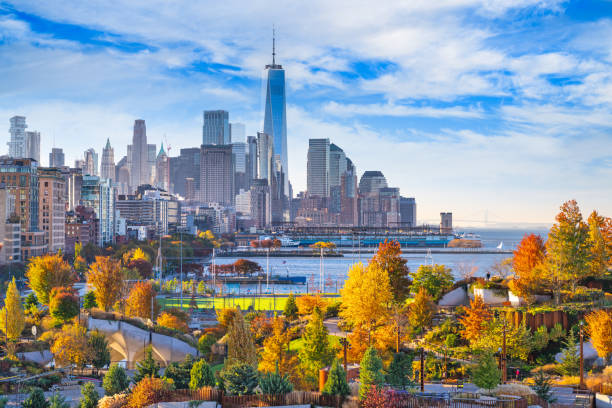
#> input picture NewYork.jpg, 612 x 408 px
$ python basic.py
#> lines starting #> are read from the running program, lines starting #| are printed output that depends on the picture; after the words box and inside, x2 and y2 are one past the last pixel; in counts of white or black regions, pixels touching at a corner belong together
import cv2 as cv

img = cv.imread("NewYork.jpg")
#> img is the input picture: shape (408, 612, 3); mean B, G, R 153.3, 149.1, 140.7
cv.imshow('NewYork', img)


#Coverting to grayscale
gray = cv.cvtColor(img, cv.COLOR_BGR2GRAY)
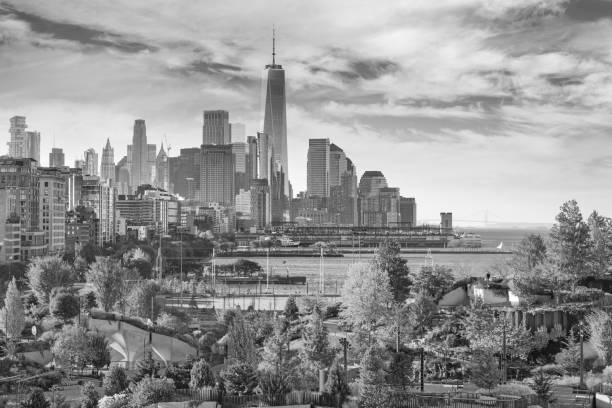
#> gray: shape (408, 612); min 2, max 255, mean 147.1
cv.imshow('Gray', gray)


#Blurring an image
blur = cv.GaussianBlur(img, (7,7), cv.BORDER_DEFAULT)
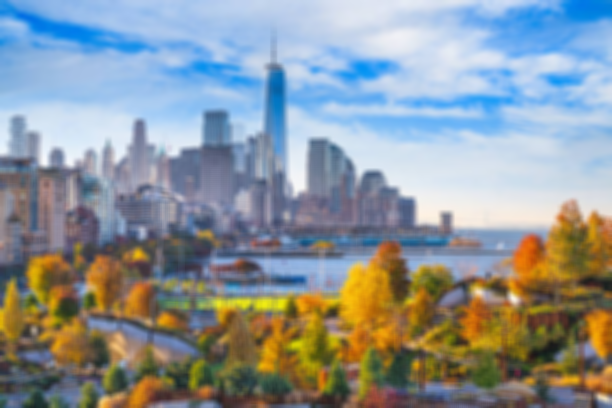
#> blur: shape (408, 612, 3); mean B, G, R 153.3, 149.1, 140.7
cv.imshow('Blur', blur)

#Edge Cascade
canny = cv.Canny(img, 125, 175)
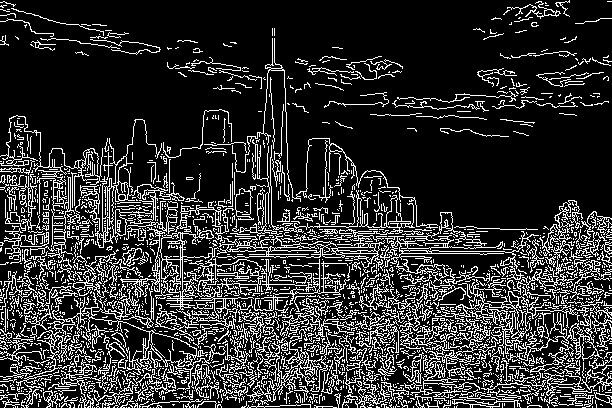
#> canny: shape (408, 612); 18.9% white in thin lines or dots
cv.imshow('Canny Edges', canny)

#Dilating the image
dilated = cv.dilate(canny, (7,7), iterations=3)
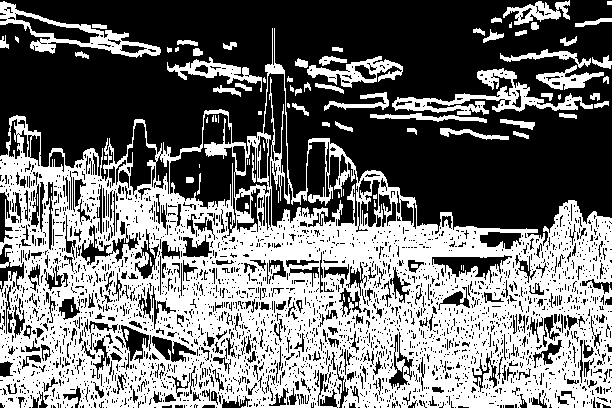
#> dilated: shape (408, 612); 45.1% white; 94 white regions (42 under 20 px), largest, box (x1, y1, x2, y2) and area: (0, 28, 612, 408) 99427, (392, 68, 593, 115) 2531, (0, 1, 161, 58) 2079
cv.imshow('Dilated', dilated)

#Eroding the image
eroded = cv.erode(dilated, (7,7), iterations=3)
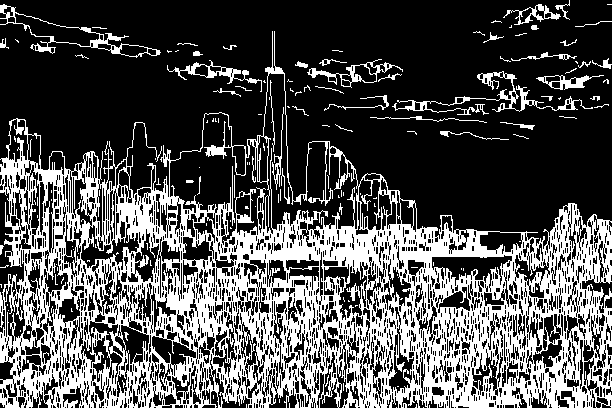
#> eroded: shape (408, 612); 31.5% white; 183 white regions (137 under 20 px), largest, box (x1, y1, x2, y2) and area: (0, 31, 612, 408) 72070, (392, 71, 593, 115) 1178, (0, 4, 161, 58) 894
cv.imshow('Eroded', eroded)

#Resizing the image
resized = cv.resize(img, (500, 500), interpolation=cv.INTER_CUBIC)
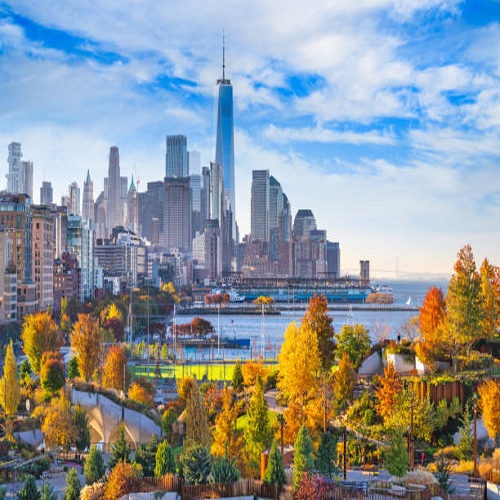
#> resized: shape (500, 500, 3); mean B, G, R 153.4, 149.1, 140.7
cv.imshow('Resized', resized)

#Cropping the image
cropped = img[50:200, 200:400]
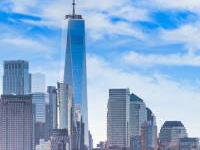
#> cropped: shape (150, 200, 3); mean B, G, R 208.6, 172.2, 138.4
cv.imshow('Cropped', cropped)
cv.waitKey(0)
cv.destroyAllWindows()

$ run again, with 1.jpg copied over NewYork.jpg
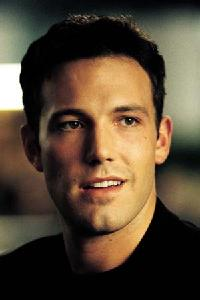
#> input picture 1.jpg, 200 x 300 px
#> img is the input picture: shape (300, 200, 3); mean B, G, R 52.4, 70.4, 85.8
#> `canny = cv.Canny(img, 125, 175)`:
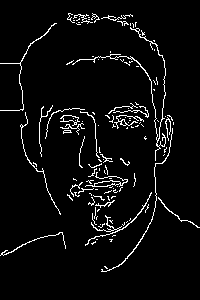
#> canny: shape (300, 200); 4.7% white in thin lines or dots, all inside (x1, y1, x2, y2) = (0, 13, 200, 272)
#> dilated: shape (300, 200); 12% white; 17 white regions (4 under 20 px), largest, box (x1, y1, x2, y2) and area: (39, 105, 152, 249) 2785, (66, 22, 174, 275) 1681, (105, 102, 149, 132) 748
#> eroded: shape (300, 200); 6.4% white in thin lines or dots, all inside (x1, y1, x2, y2) = (0, 16, 200, 275)
#> `resized = cv.resize(img, (500, 500), interpolation=cv.INTER_CUBIC)`:
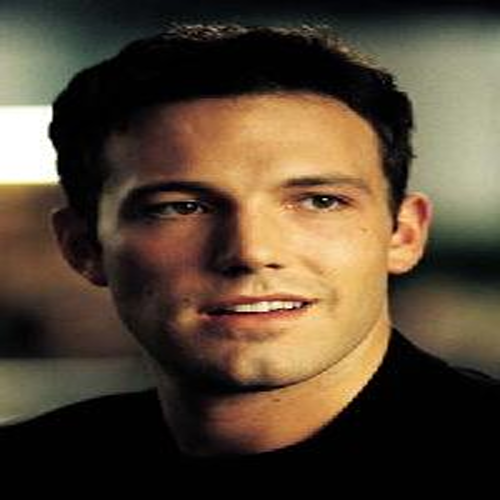
#> resized: shape (500, 500, 3); mean B, G, R 52.4, 70.4, 85.8
#> cropped = empty array
